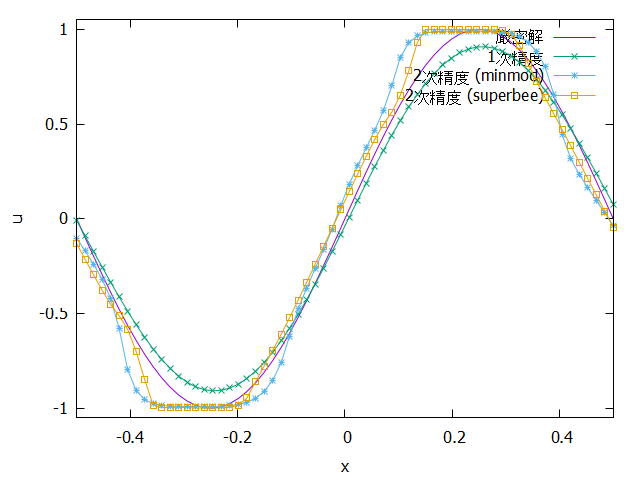

gnuplot code for this plot:
reset
set terminal pngcairo
set out "00.png"

set xlabel "x"
set ylabel "u"
set xrange [-0.5:0.5]
set yrange [-1.05:1.05]
plot "out_00.data" w l title "厳密解", \
"out_01.data" w lp title "1次精度", \
"out_02.data" w lp title "2次精度 (minmod)", \
"out_03.data" w lp title "2次精度 (superbee)"

set out
set terminal wxt enhanced
reset
